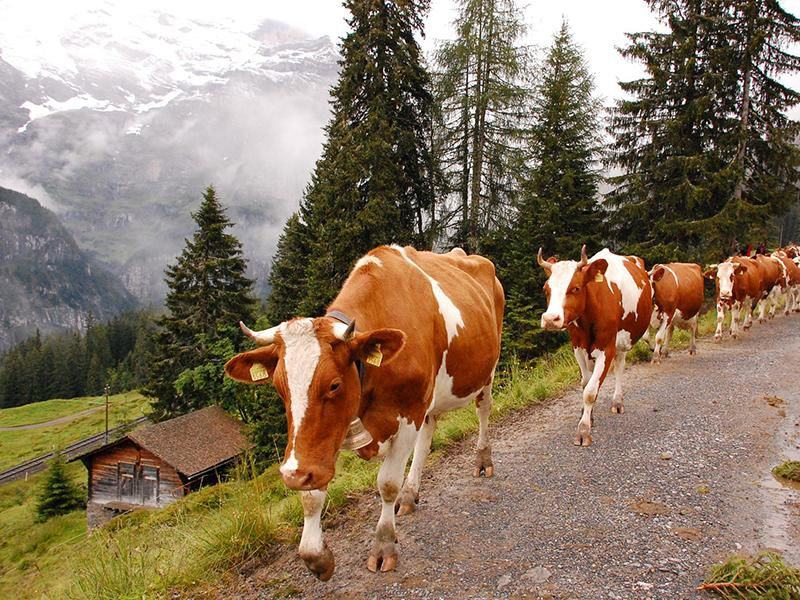
#> input picture swisscows_edit.jpg, 800 x 600 px
$ jupyter execute --allow-errors PCA-SVD.ipynb
#> lines starting #> are read from the running program, lines starting #| are printed output that depends on the picture
[cell 1]
import scipy as sp # для решения научных и математических задач, позволяет визуализировать данные
import numpy as np # для работы с массивами и матрицами, выполнения математических операций
import pandas as pd # для обработки и анализа структурированных данных, для работы с таблицами данных

import scipy.linalg as sla # модуль для линейной алгебры
import scipy.sparse as sps # модуль для работы с разреженными матрицами (матрицы, в которых большинство элементов равны нулю)
import scipy.sparse.linalg as spla # модуль для работы с разреженными матрицами и решения линейных уравнений

import matplotlib.pyplot as plt # для создания графиков и визуализации данных
# %pylab inline # импортирует модули numpy и matplotlib.pyplot и настраивает их для интерактивной визуализации графиков в блокнотах Jupyter

[cell 2]
import warnings
warnings.filterwarnings('ignore')

# PCA

У нас есть объект - матрица признаков $F$ размером l x n

Для PCA основной задачей является нахождение такой весовой матрицы $W$ такую, что
$$G = FW, s.t.   ||GW^T - F||^2 -> min$$
где $G$ - матрица главных компонент $F$ размером l x m, $W$ матрица преобразования размера n x m страых признаков к новым

Столбцы матрицы $W$ представляют собой главные оси в пространстве признаков

`PCA` - это техника, используемая для уменьшения размерности, которая предполагает преобразование набора данных в более низкоразмерное пространство с сохранением как можно большей части исходной информации.

Класс PCA в scikit-learn предоставляет методы для подгонки модели PCA к набору данных, преобразования набора данных в более низкоразмерное пространство и восстановления исходного набора данных из преобразованных данных.

`Линейный дискриминантный анализ (LDA)` - это метод, используемый для уменьшения размерности и задач классификации.

Класс LDA в scikit-learn предоставляет методы для подгонки модели LDA к набору данных, преобразования набора данных в более низкоразмерное пространство и предсказания меток классов новых точек данных.

`K-Nearest Neighbors (KNN)` - это алгоритм классификации, который работает путем нахождения k ближайших точек данных в обучающем множестве к новой точке данных и присвоения новой точке данных метки класса большинства из этих k соседей.

Класс KNeighborsClassifier в scikit-learn предоставляет методы для настройки модели KNN на набор данных, предсказания меток классов новых точек данных и оценки эффективности модели.

`Pipeline` позволяет объединять несколько шагов вместе и обеспечивает их последовательное выполнение. Это упрощает процесс предобработки данных и моделирования, так как каждый шаг можно настроить отдельно или вместе с другими шагами

`StandardScaler` - это класс для масштабирования признаков, который преобразует каждый признак путем удаления среднего значения и масштабирования до единичной дисперсии. Масштабирование признаков может улучшить работу модели, так как многие алгоритмы машинного обучения работают лучше, когда все признаки находятся в одном диапазоне.

[cell 3]
from sklearn import datasets # модуль с наборами данных примеров
from sklearn.model_selection import train_test_split # функция для разделения набора данных на обучающий и тестовый наборы
from sklearn.decomposition import PCA # для импорта класса PCA (Principal Component Analysis)
from sklearn.discriminant_analysis import LinearDiscriminantAnalysis # для импорта класса LinearDiscriminantAnalysis
from sklearn.neighbors import KNeighborsClassifier #  для импорта класса KNeighborsClassifier
from sklearn.pipeline import make_pipeline # функция для создания объекта конвейера, который последовательно применяет список преобразований и конечный оценщик
from sklearn.preprocessing import StandardScaler # для импорта класса StandardScaler
random_state = 0 # сид

# Загрузить набор данных Digits
# датасет MNIST, который содержит изображения рукописных цифр от 0 до 9
# X  - массив, содержащий пиксели каждого изображения в виде вектора размерности 64 (8х8)
# y - массив, содержащий метки классов для каждого изображения (цифры от 0 до 9)
# параметр return_X_y=True, чтобы вернуть и X и y
X, y = datasets.load_digits(return_X_y=True)

# Разделить данные на обучающую и тестовую выборку
X_train, X_test, y_train, y_test = train_test_split(X,
                                                    y,
                                                    test_size = 0.5, # выделяем на тестовую выборку 50% данных
                                                    stratify = y, # гарантирует, что распределение классов в обучающей и тестовой выборках будет соответствовать распределению классов в исходном наборе данных
                                                    random_state = random_state) # сид

Здесь мы будем изучать нечто вроде набора данных MNIST - изображения чисел от 0 до 9, каждое из которых имеет размер 8x8 пикселей.

[cell 4]
# X  - массив, содержащий пиксели каждого изображения в виде вектора размерности 64 (8х8)
# y - массив, содержащий метки классов для каждого изображения (цифры от 0 до 9)
X.shape, y.shape # размеры массивов X и y соответственно

В контексте обработки изображений, интерполяция - это процесс вычисления значений пикселей в новом изображении на основе значений пикселей в исходном изображении.

При изменении размера изображения (увеличении или уменьшении) или при повороте изображения, новые значения пикселей могут попадать между существующими пикселями в исходном изображении. Интерполяция решает эту проблему, вычисляя новые значения пикселей на основе значений соседних пикселей в исходном изображении.

[cell 5]
from mpl_toolkits.axes_grid import ImageGrid # для настройки позиционирования нескольких осей с фиксированным углом наклона, например, для отображения изображений

fig = plt.figure(1, (10, 10)) # создает фигуру номер 1 размером 10 на 10
#> (the rest of this cell did not finish here and is left out)

Мы можем объединить все предварительные обработки данных и алгоритмы, которые мы хотим приспособить, с помощью инструмента sklearn make_pipeline. Это очень удобно, когда вы хотите написать более ремонтопригодный код, который будет легко проверить на ошибки и изменения

[cell 6]
dim = len(X[0]) # количество признаков в наборе данных X
n_classes = len(np.unique(y)) # количество уникальных меток классов в наборе данных y

n_neighbors = 3 # устанавливаем количество ближайших соседей для knn

# определяет, сколько информации оригинального набора данных мы хотитм сохранить
# Главные компоненты являются направлениями, в которых данные имеют наибольшую
# дисперсию. Таким образом, главные компоненты содержат наиболее значимую
# информацию об исходных данных
n_components = 2 # устанавливаем количество главных компонент, которые нужно
                 # сохранить после уменьшения размерности с помощью PCA

# Уменьшение размерности до 2 с помощью PCA
# создает конвейер, который сначала масштабирует данные с помощью StandardScaler
# затем выполняет уменьшение размерности с помощью PCA с n_components компонентами
# и обучает классификатор KNN с n_neighbors соседями
knn_pca = make_pipeline(StandardScaler(),
                        PCA(n_components = n_components, random_state = 1543),
                        KNeighborsClassifier(n_neighbors = n_neighbors))

# Обучить модели метода
knn_pca.fit(X_train, y_train) # обучает кнн на обучающих данных
acc_knn = knn_pca.score(X_test, y_test) # вычисляет точность обученного классификатора на тестовой выборке

# Вложить набор данных в 2 измерения, используя установленную модель
# применяем обученную модель PCA для уменьшения размерности данных до 2-х измерений
X_transformed = knn_pca[:-1].transform(X)

# Построить график прогнозируемых баллов и показать оценочный балл
plt.figure() # создаем новую фигуру для графика
# делаем точечную диаграмму
plt.scatter(X_transformed[:, 0], # указывает значения которые соответствуют первой главной компоненте преобразованных данных
            X_transformed[:, 1], # соответствуют второй главной компоненте
            c = y, # каждому уникальному значению y будет присвоен свой цвет
            s = 30, # размер каждой точки
            cmap = 'Set1') # для указания цветовой карты
plt.title('KNN (k = {})\nTest accuracy = {:.2f}'.format(n_neighbors, # заголовок графика
                                                        acc_knn))
plt.show()
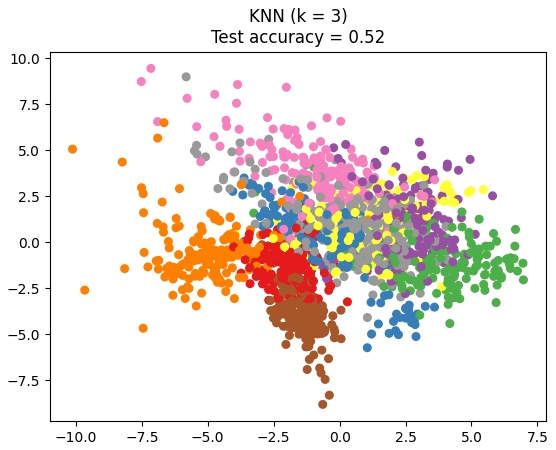
#> figure drawn by matplotlib, 1 panel

[cell 7]
# эта функция будет используется для вычисления точности модели на основе
# метода k-ближайших соседей (k-NN) с использованием PCA (метод главных
# компонент) для уменьшения размерности данных
from sklearn.pipeline import Pipeline

def calculate_score(n_neighbors, n_components):
    ### В этой функции реализуется подгонка pipeline
    ### с заданным количеством соседей и компонент PCA
    ### на обучающих данных
    ### и оценить его на тестовых данных.

    pipe = Pipeline([('pca', PCA(n_components = n_components)),
                     ('knn', KNeighborsClassifier(n_neighbors = n_neighbors))])

    pipe.fit(X_train, y_train)

    ### Вернуть результат теста
    score = pipe.score(X_test, y_test)
    return score

построить график зависимости оценки от n_neigbours и n_components

[cell 8]
# заполняется значениями, полученными при вызове функции
# calculate_score(n_n, n_c) со значениями n_n (количество соседей) и
# n_c (количество главных компонент)
results = []

neighbors = range(1, 21) # массив с соседями от 1 до 20
components = range(1, 16) # массив с компонентами от 1 до 15


for n_n in neighbors: # берет n_n соседа
    for n_c in components: # выполняет код ниже с этим соседом по всем компонентам
        # Для каждой комбинации гиперпараметров вызывается функция calculate_score
        # для расчета точности алгоритма KNN и добавляет их в results
        results.append(calculate_score(n_n, n_c))

# создаем массивы x_pos и y_pos с помощью функции meshgrid, массивы используются
# для построения графика контуров. На оси x - будут компоненты, на y - соседи
x_pos, y_pos = np.meshgrid(components, neighbors)
plt.figure(figsize = (12, 6)) # задаем размер фигуры
# создаем график контуров
# x_pos и y_pos - массивы координат точек на плоскости
# np.array(results).reshape(x_pos.shape) - изменение формы results на форму
# массива x_pos
# levels = 100 - количество уровней, на которые разбивается диапазон значений
# функции для визуализации на графике
plt.contourf(x_pos, y_pos, np.array(results).reshape(x_pos.shape), levels=100)
plt.colorbar() # добавляет шкалу цветов

# добавляем подписи
plt.xlabel("N_components",fontsize = 19)
plt.ylabel("N_neigbours",fontsize = 19)
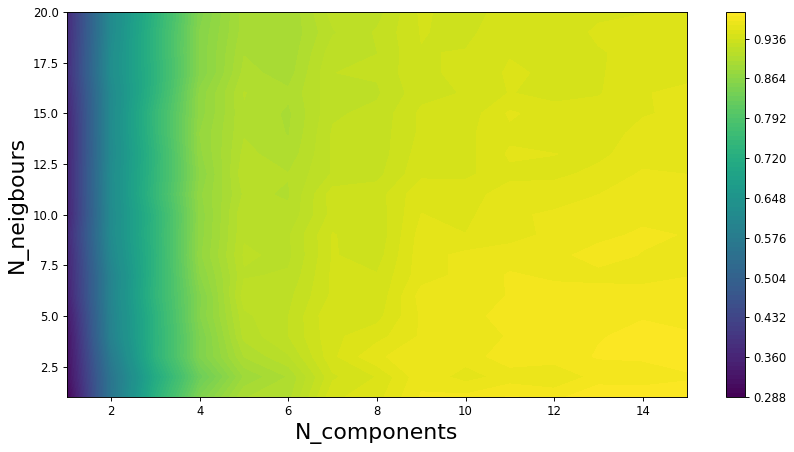
#> figure drawn by matplotlib, 2 panels

# Возьмем другой набор данных о винах и посмотрим на эффект от стандартизации данных

[cell 9]
from sklearn.datasets import load_wine

RANDOM_STATE = 42 # сид
FIG_SIZE = (10, 7) # размер фигуры

# датафрейм, содержит в себе данные о вине, данные были взяты из 'data',
# названия столбцов из 'feature_names'
'''
если return_X_y = False, то функция load_wine вернет объект типа Bunch.
Объект Bunch это словарь, содержащий данные и метки классов, а также
метаданные о датасете. В этом случае мы можем получить данные и метки
классов, обращаясь к соответствующим ключам словаря

если return_X_y = True, то функция load_wine вернет кортеж, содержащий массив
данных и метки классов. В этом случае мы можем получить данные и метки классов,
обращаясь к соответствующим элементам кортежа

return_X_y по умолчанию False
'''
features = pd.DataFrame(load_wine(return_X_y = False)['data'],
                        columns = load_wine(return_X_y = False)['feature_names'])

# target это массив, содержащий метки классов для каждого объекта в датасете.
# В данном случае, это три класса вина
target = load_wine(return_X_y = False)['target']
features.head(5)

[cell 10]
# Сделайте разделение обучающих и тестовых данных, используя 30% тестовой выборки
X_train, X_test, y_train, y_test = train_test_split(features,
                                                    target,
                                                    test_size = 0.30,
                                                    random_state = RANDOM_STATE)

Хорошо, теперь, когда вы знаете, как сделать pipeline, сделайте pipeline со standard scaler и PCA и просто PCA.

`StandardScaler` - это класс для масштабирования признаков, который преобразует каждый признак путем удаления среднего значения и масштабирования до единичной дисперсии.

[cell 11]
from sklearn.preprocessing import StandardScaler

# обучение на данных и прогнозирование с помощью pipelined PCA
unscaled_clf = Pipeline([('pca', PCA(n_components = 2))])
unscaled_clf.fit(X_train, y_train)

# Подгонка к данным и прогнозирование с помощью pipelined scaling, PCA
std_clf = Pipeline([('standardscaler', StandardScaler()), ('pca', PCA(n_components = 2))])
std_clf.fit(X_train, y_train)

# Извлечение PCA из pipeline
pca = unscaled_clf.named_steps['pca']
pca_std = std_clf.named_steps['pca']

[cell 12]
# Показать первые главные компоненты
print('\nPC 1 without scaling:\n', pca.components_[0]) # без масштабирования
print('\nPC 1 with scaling:\n', pca_std.components_[0]) # с масштабированием

# Используйте PCA без и с масштабом на данных X_train для визуализации

# применяет снижение размерности к набору данных X_train и возвращает новый
# набор данных X_train_transformed с меньшим количеством измерений, где каждая
# строка представляет собой образец, а каждый столбец представляет главную
# компоненту
# Метод transform проецирует данные на главные компоненты
X_train_transformed = pca.transform(X_train)

# используют метод со стандартизацией данных на данных X_train

# перед применением метода transform данные из набора X_train были
# стандартизированы с помощью объекта scaler методом transform(). Это позволяет
# получить преобразованные данные, которые учитывают структуру и масштаб исходных
# данных
scaler = std_clf.named_steps['standardscaler'] # выбирается шаг
X_train_std_transformed = pca_std.transform(scaler.transform(X_train))

# визуализация стандартизированного и нетронутого набора данных с помощью PCA
# создает графическое окно с двумя подокнами (ax1, ax2), расположенными
# горизонтально ncols=2, используя размеры FIG_SIZE
fig, (ax1, ax2) = plt.subplots(ncols = 2, figsize=FIG_SIZE)


# Cоздаем точечный график на первом подокне (ax1). Для каждого значения l в
# диапазоне от 0 до 2 (range(0, 3)), используются соответствующие цвета (c)
# ('blue', 'red', 'green') и маркеры (m) ('^', 's', 'o')
for l, c, m in zip(range(0, 3), ('blue', 'red', 'green'), ('^', 's', 'o')):
    # В качестве координат точек используются значения первых двух главных
    # компонент, рассчитанных с помощью метода transform() объекта PCA
    # Точки отображаются на графике с различными цветами, в зависимости от
    # значения y_train (метки классов), используя условие y_train == l
    ax1.scatter(X_train_transformed[y_train == l, 0],
                X_train_transformed[y_train == l, 1],
                color = c, # цвет
                label = 'class %s' % l,
                alpha = 0.5, # прозрачность точек
                marker = m) # маркер

# то же самое для второго графика, только со значениями рассчитанными
# со стандартизацией данных
for l, c, m in zip(range(0, 3), ('blue', 'red', 'green'), ('^', 's', 'o')):
    ax2.scatter(X_train_std_transformed[y_train == l, 0],
                X_train_std_transformed[y_train == l, 1],
                color=c,
                label='class %s' % l,
                alpha=0.5,
                marker=m)

# заголовки
ax1.set_title('Training dataset after PCA')
ax2.set_title('Standardized training dataset after PCA')


for ax in (ax1, ax2):
    # подписи осей
    ax.set_xlabel('1st principal component')
    ax.set_ylabel('2nd principal component')

    ax.legend(loc='upper right') # расположение legend
    ax.grid() # сетка

# автоматически регулирует расстояния между подзаголовками и метками осей,
# чтобы избежать наложения их друг на друга
plt.tight_layout()

plt.show()
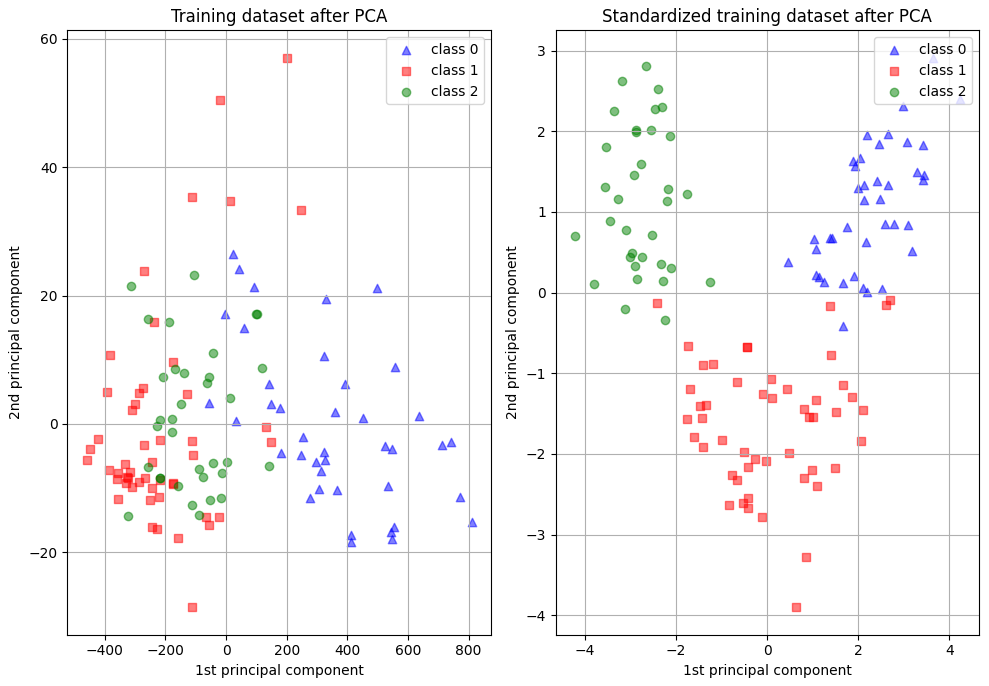
#> figure drawn by matplotlib, 2 panels

# Постройте график зависимости объясненной дисперсии от числа компонентов. Для этого используйте доступные методы класса PCA.

Объясненная дисперсия (explained variance) - это мера того, насколько хорошо модель описывает данные. В контексте метода главных компонент (PCA), объясненная дисперсия отражает количество информации (дисперсии) в данных, которое может быть объяснено каждой главной компонентой.

[cell 13]
# Создаем случайные данные
X = np.random.rand(100, 10)

# Создаем объект PCA
pca = PCA()

# Применяем PCA к данным
pca.fit(X)

# Получаем объясненную дисперсию для каждого числа компонентов
# np.cumsum в библиотеке NumPy возвращает кумулятивную сумму элементов массива по заданной оси.
# Например, если у нас есть массив [1, 2, 3, 4], то np.cumsum([1, 2, 3, 4]) вернет
# массив [1, 3, 6, 10]
explained_variance = np.cumsum(pca.explained_variance_ratio_)

# Строим график
plt.plot(explained_variance)
plt.xlabel('Число компонент')
plt.ylabel('Объясненная дисперсия')
plt.show()
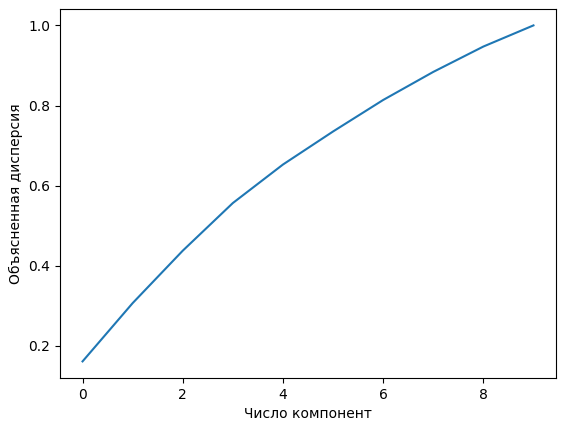
#> figure drawn by matplotlib, 1 panel; curve peaks at x = 9, y = 1

# SVD decomposition

если M - матрица m x n над полем K, то существует ее факторизация:
$$M = U * S * V^{\dagger}, where$$
- $U$ - ортогональная матрица m x m над K
- $S$ - диагональная матрица m x n с неотрицательными вещественными числами,
- $V$ - ортогональная матрица размером n x n над K.

Значения $s_i$ матрицы S известны как сингулярные значения M. Это разложение называется сингулярным разложением значений - SVD (Singular Value Decomposition)

Колонны из $U$ anv $V$ называются левым и правым сингулярными векторами от $M$:
$$M v = s u, M^{\dagger} u = sv$$

Различные применения в математике и оптимизации - псевдоинверсные вычисления, факторизация низкого ранга, применение в решении систем уравнений ...

Если мы определим матрицу $M$ как $F$ и
$$G = U * S$$

мы получим полное разложение PCA, где весовая матрица $W$ теперь $V$

Итак, для получения первых K главных компонент мы просто возьмем первые K столбцов матрицы $S * U$

SVD-разложение (Singular Value Decomposition) - это метод разложения матрицы на три матрицы меньшего размера.

Принцип работы SVD-разложения заключается в том, что любую прямоугольную матрицу A можно представить в виде произведения трех матриц: A = U * S * V^T, где U и V - ортогональные матрицы, а S - диагональная матрица, на диагонали которой стоят сингулярные значения матрицы A, упорядоченные по убыванию.

Сингулярные значения являются мерой важности каждого измерения в данных. Чем больше сингулярное значение, тем больше информации оно содержит о данных. Сингулярные значения также могут быть использованы для снижения размерности данных. Например, если мы хотим уменьшить размерность матрицы A с помощью SVD, мы можем выбрать только первые k сингулярных значений и соответствующие им столбцы из матриц U и V, чтобы получить новую матрицу меньшего размера.

# Мы также можем рассмотреть эти компоненты в начальном базисе М. Для этого мы умножим их на первые K строк матрицы $V^{\dagger}$

[cell 14]
from PIL import Image # для работы с изображениями
from matplotlib.pyplot import imread # для чтения картинок
from skimage import color # позволяет использовать функционал библиотеки scikit-image для работы
                          # с цветовыми пространствами изображений

# imread() используется для чтения изображения из файла
# color.rgb2gray() используется для преобразования цветного изображения в оттенки серого
img = color.rgb2gray(imread(r'swisscows_edit.jpg'))
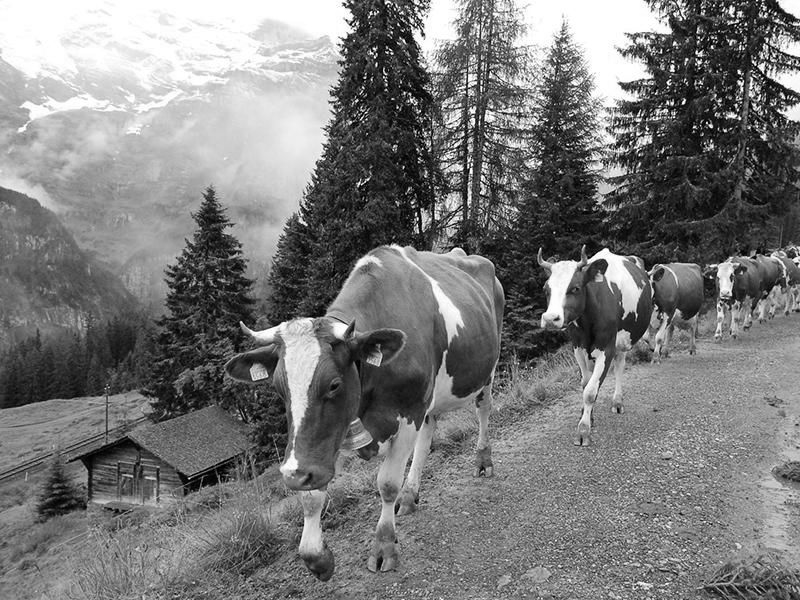
#> img: shape (600, 800) float64; min 0, max 1, mean 0.481
img.shape
#> (the rest of the program and of its run is left out)
